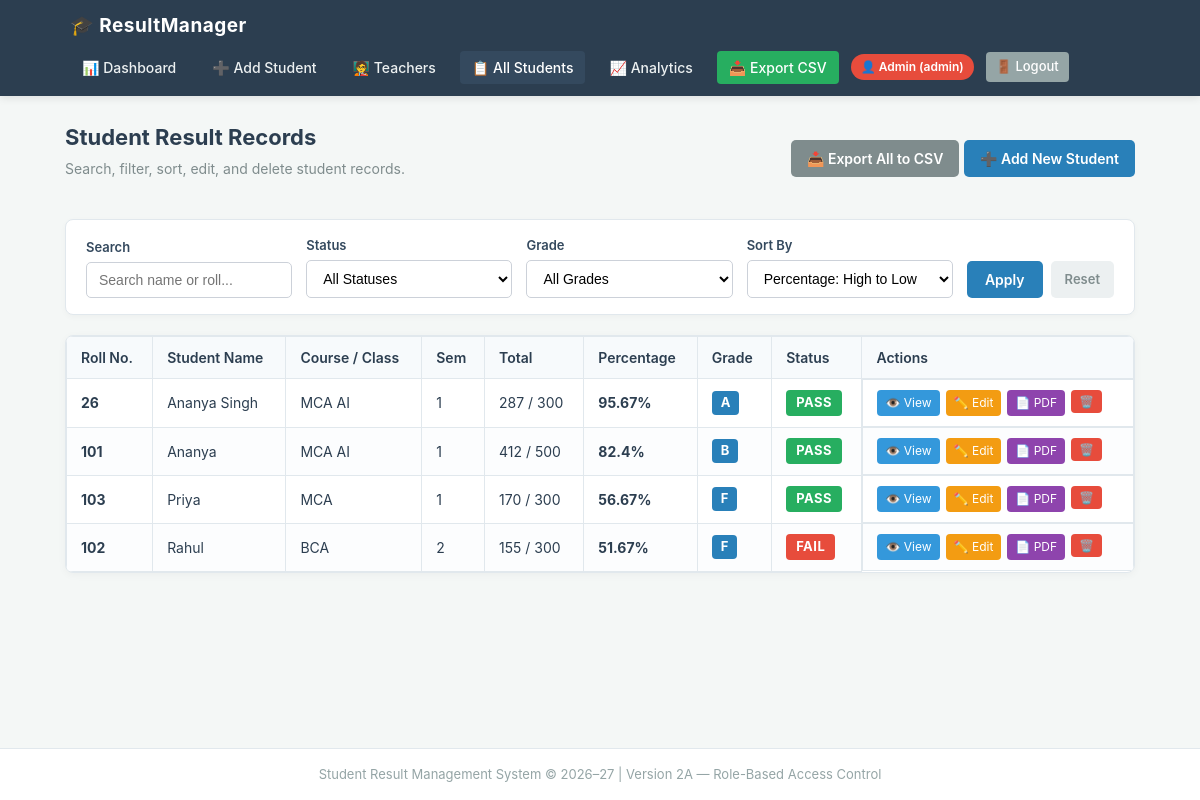
The app's page /students (signed in) with its own data.
### tables this page shows
CREATE TABLE students (
            id INTEGER PRIMARY KEY AUTOINCREMENT,
            name TEXT NOT NULL,
            roll_number TEXT NOT NULL,
            course TEXT NOT NULL,
            semester TEXT NOT NULL,
            academic_year TEXT NOT NULL,
            created_at TIMESTAMP DEFAULT CURRENT_TIMESTAMP
        );

### app.py (the view)
@app.route('/students')
@admin_required
def student_list():
    all_students = fetch_all_students_analyzed()
    q = request.args.get('q', '').strip().lower()
    if q:
        all_students = [
            s for s in all_students
            if q in s['student_name'].lower() or q in str(s['roll_number']).lower()
        ]
    status_filter = request.args.get('status', '').strip().upper()
    if status_filter in ['PASS', 'FAIL']:
        all_students = [s for s in all_students if s['status'] == status_filter]
    grade_filter = request.args.get('grade', '').strip().upper()
    if grade_filter in ['A', 'B', 'C', 'D', 'F']:
        all_students = [s for s in all_students if s['grade'] == grade_filter]
    sort_by = request.args.get('sort_by', 'percentage_desc')
    if sort_by == 'percentage_desc':
        all_students.sort(key=lambda s: s['percentage'], reverse=True)
    elif sort_by == 'percentage_asc':
        all_students.sort(key=lambda s: s['percentage'])
    elif sort_by == 'name_asc':
        all_students.sort(key=lambda s: s['student_name'].lower())
    elif sort_by == 'name_desc':
        all_students.sort(key=lambda s: s['student_name'].lower(), reverse=True)
    return render_template(
        'students.html',
        students=all_students,
        q=q,
        status_filter=status_filter,
        grade_filter=grade_filter,
        sort_by=sort_by
    )

### app.py (called while the page is built)
def get_db_connection():
    conn = sqlite3.connect(DB_PATH)
    conn.row_factory = sqlite3.Row
    return conn

def admin_required(f):
    @wraps(f)
    def decorated_function(*args, **kwargs):
        if 'user_id' not in session:
            flash("Please log in to access this page.", "warning")
            return redirect(url_for('login'))
        if session.get('role') != 'ADMIN':
            flash("Access denied. You do not have permission to access this page.", "danger")
            if session.get('role') == 'TEACHER':
                return redirect(url_for('teacher_dashboard'))
            return redirect(url_for('student_dashboard'))
        return f(*args, **kwargs)
    return decorated_function

def calculate_grade(percentage):
    if percentage >= 90:
        return 'A'
    elif percentage >= 80:
        return 'B'
    elif percentage >= 70:
        return 'C'
    elif percentage >= 60:
        return 'D'
    else:
        return 'F'

def calculate_remark(marks):
    if marks >= 90:
        return 'Excellent'
    elif marks >= 80:
        return 'Very Good'
    elif marks >= 70:
        return 'Good'
    elif marks >= 60:
        return 'Satisfactory'
    elif marks >= 40:
        return 'Needs Improvement'
    else:
        return 'Fail'

def calculate_performance_message(percentage):
    if percentage >= 90:
        return "Excellent overall performance!"
    elif percentage >= 80:
        return "Very good performance!"
    elif percentage >= 70:
        return "Good performance!"
    elif percentage >= 60:
        return "Satisfactory performance."
    else:
        return "Keep practicing and improve your performance."

def calculate_performance_category(percentage):
    if percentage >= 90:
        return "Excellent"
    elif percentage >= 80:
        return "Very Good"
    elif percentage >= 70:
        return "Good"
    elif percentage >= 60:
        return "Average"
    else:
        return "Needs Improvement"

def fetch_all_students_analyzed():
    conn = get_db_connection()
    students_rows = conn.execute('SELECT * FROM students ORDER BY id DESC').fetchall()
    results = []
    for s_row in students_rows:
        sub_rows = conn.execute('SELECT subject_name, marks FROM subjects WHERE student_id = ?', (s_row['id'],)).fetchall()
        analysis = analyze_student_data(dict(s_row), [dict(r) for r in sub_rows])
        results.append(analysis)
    conn.close()
    return results

### templates/students.html (shortened to what this page needs)
{% extends "base.html" %}
{% block content %}
<div class="full-page-container">
    <div class="page-header">
        <div>
            <h2>Student Result Records</h2>
            <p class="subtitle">Search, filter, sort, edit, and delete student records.</p>
        </div>
        <div class="header-actions">
            <a href="{{ url_for('export_csv') }}" class="btn-secondary">📥 Export All to CSV</a>
            <a href="{{ url_for('admin_student_add') }}" class="btn-primary">➕ Add New Student</a>
        </div>
    </div>
    <form method="GET" action="{{ url_for('student_list') }}" class="filter-toolbar">
        <div class="filter-group">
            <label for="q">Search</label>
            <input
                type="text"
                id="q"
                name="q"
                placeholder="Search name or roll..."
                value="{{ q }}"
            >
        </div>
        <div class="filter-group">
            <label for="status">Status</label>
            <select id="status" name="status" onchange="this.form.submit()">
                <option value="">All Statuses</option>
            </select>
        </div>
        <div class="filter-group">
            <label for="grade">Grade</label>
            <select id="grade" name="grade" onchange="this.form.submit()">
                <option value="">All Grades</option>
            </select>
        </div>
        <div class="filter-group">
            <label for="sort_by">Sort By</label>
            <select id="sort_by" name="sort_by" onchange="this.form.submit()">
                <option value="percentage_desc" {% if sort_by == 'percentage_desc' %}selected{% endif %}>Percentage: High to Low</option>
            </select>
        </div>
        <div class="filter-actions">
            <button type="submit" class="btn-search">Apply</button>
            <a href="{{ url_for('student_list') }}" class="btn-reset">Reset</a>
        </div>
    </form>
    {% if students and students|length > 0 %}
        <div class="table-card">
            <table class="data-table">
                <thead>
                    <tr>
                        <th>Roll No.</th>
                        <th>Student Name</th>
                        <th>Course / Class</th>
                        <th>Sem</th>
                        <th>Total</th>
                        <th>Percentage</th>
                        <th>Grade</th>
                        <th>Status</th>
                        <th>Actions</th>
                    </tr>
                </thead>
                <tbody>
                    {% for s in students %}
                        <tr>
                            <td><b>{{ s.roll_number }}</b></td>
                            <td>{{ s.student_name }}</td>
                            <td>{{ s.course }}</td>
                            <td>{{ s.semester }}</td>
                            <td>{{ s.total }} / {{ s.max_marks }}</td>
                            <td><b>{{ s.percentage_formatted }}</b></td>
                            <td><span class="grade-badge">{{ s.grade }}</span></td>
                            <td>
                                <span class="status-badge {{ 'status-pass' if s.status == 'PASS' else 'status-fail' }}">
                                    {{ s.status }}
                                </span>
                            </td>
                            <td class="action-cell">
                                <a href="{{ url_for('student_detail', student_id=s.id) }}" class="btn-action-view" title="View Result">👁️ View</a>
                                <a href="{{ url_for('admin_student_edit', student_id=s.id) }}" class="btn-action-edit" title="Edit Student">✏️ Edit</a>
                                <a href="{{ url_for('export_pdf', student_id=s.id) }}" class="btn-action-pdf" title="Download PDF">📄 PDF</a>
                                <form method="POST" action="{{ url_for('admin_student_delete', student_id=s.id) }}" style="display:inline;" onsubmit="return confirm('Are you sure you want to delete this student?');">
                                    <button type="submit" class="btn-action-delete" title="Delete Student">🗑️</button>
                                </form>
                            </td>
                        </tr>
                    {% endfor %}
                </tbody>
            </table>
        </div>
    {% endif %}
</div>
{% endblock %}

### templates/base.html (shortened to what this page needs)
<!DOCTYPE html>
<html lang="en">
<head>
    <link rel="stylesheet" href="{{ url_for('static', filename='style.css') }}">
</head>
<body>
    <nav class="navbar">
        <div class="nav-container">
            <a href="{{ url_for('index') }}" class="nav-brand">🎓 ResultManager</a>
            <div class="nav-links">
                {% if session.get('role') == 'ADMIN' %}
                    <a href="{{ url_for('admin_dashboard') }}" class="nav-link {% if request.path == '/admin/dashboard' %}active{% endif %}">📊 Dashboard</a>
                    <a href="{{ url_for('admin_student_add') }}" class="nav-link {% if request.path == '/admin/student/add' %}active{% endif %}">➕ Add Student</a>
                    <a href="{{ url_for('admin_teachers') }}" class="nav-link {% if request.path == '/admin/teachers' %}active{% endif %}">🧑‍🏫 Teachers</a>
                    <a href="{{ url_for('student_list') }}" class="nav-link {% if request.path == '/students' %}active{% endif %}">📋 All Students</a>
                    <a href="{{ url_for('analytics') }}" class="nav-link {% if request.path == '/analytics' %}active{% endif %}">📈 Analytics</a>
                    <a href="{{ url_for('export_csv') }}" class="nav-link btn-nav-export">📥 Export CSV</a>
                    <span class="user-badge admin-badge">👤 Admin ({{ session.get('username') }})</span>
                    <a href="{{ url_for('logout') }}" class="nav-link btn-nav-logout">🚪 Logout</a>
                {% else %}
                    <a href="{{ url_for('login') }}" class="nav-link {% if request.path == '/login' %}active{% endif %}">🔑 Login</a>
                    <a href="{{ url_for('register') }}" class="nav-link {% if request.path == '/register' %}active{% endif %}">📝 Student Register</a>
                {% endif %}
            </div>
        </div>
    </nav>
    <main class="main-wrapper">
        {% block content %}{% endblock %}
    </main>
    <footer class="footer">
        <p>Student Result Management System &copy; 2026–27 | Version 2A — Role-Based Access Control</p>
    </footer>
</body>
</html>

### records on screen
students: roll_number "26", student_name "Ananya Singh", course "MCA AI", semester "1", total "287", max_marks "300", percentage_formatted "95.67%", grade "A", status "PASS"
students: roll_number "101", student_name "Ananya", course "MCA AI", semester "1", total "412", max_marks "500", percentage_formatted "82.4%", grade "B", status "PASS"
students: roll_number "103", student_name "Priya", course "MCA", semester "1", total "170", max_marks "300", percentage_formatted "56.67%", grade "F", status "PASS"
students: roll_number "102", student_name "Rahul", course "BCA", semester "2", total "155", max_marks "300", percentage_formatted "51.67%", grade "F", status "FAIL"

### other values on screen
{{ session.get('username') }} "admin"
